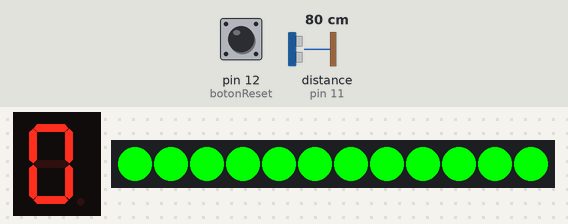
Bench run of a sketch on a simulated Arduino Uno, built with avr-gcc and run on an emulated ATmega328P. Parts: 1-digit seven-segment display, 12 RGB LEDs in strip order, left to right. Wiring (inferred from the names in the program): ultrasonic range finder: trigger pin 10; echo pin 11; 1-digit 7-segment display, segments lit when HIGH: segments pin 2, pin 3, pin 4, pin 5, pin 6, pin 7, pin 8. Inputs (shaded band) come from the test bench; at power-on: distance to the obstacle (sensor on pin 11) 80 cm, pin 12 (botonReset) HIGH. The echo pulse lasts 58.3 µs per cm; the segment pins are drawn as the display they are named for.

Above: at 1.2 s.
1.3 s: distance to the obstacle (sensor on pin 11) set to 9 cm
At 1.6 s:
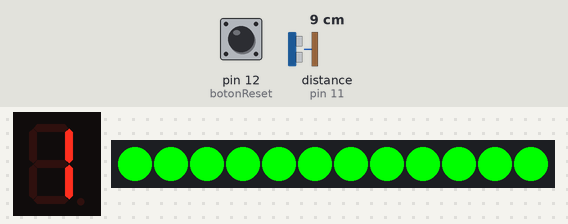
3.8 s: pin 12 (botonReset) pulled LOW for 1 s
At 6.3 s:
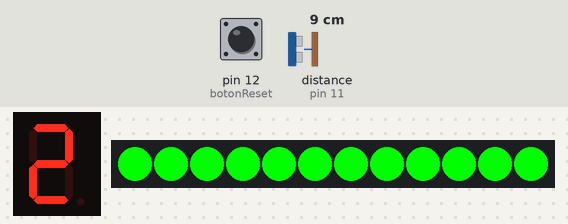
9.3 s: distance to the obstacle (sensor on pin 11) set to 9 cm
12.3 s: distance to the obstacle (sensor on pin 11) set to 5 cm
13.8 s: distance to the obstacle (sensor on pin 11) set to 9 cm
At 15.5 s:
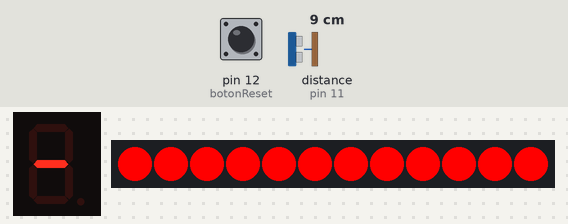
Timing chart, 0 to 17.0 s (numbered marks = the images above; inputs shaded):
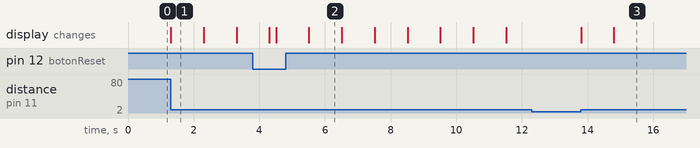

The sketch:

Practica_2.Bim3.ino
```cpp
/*
   Fundacion Kinal
   Centro educativo tecnico laboral Kinal
   Quinto perito
   Quinto electronica
   Codigo Tecnico:  EB5AV
   Curso: Taller de electronica digital y reparacion de computadoras I
   Proyecto: Contador de aforo.
   Dev: Alumno. Manfredo Guillermo Vásquez Gómez
   Fecha:  6 de julio.
*/

#include <Adafruit_NeoPixel.h>

enum Colores {
  verde,
  rojo
};

int Cantidad_leds = 12;   // Cantidad de leds en la rueda
int NEO = 9;              // pin conectado al Arduino
Adafruit_NeoPixel pixels(Cantidad_leds, NEO, NEO_GRB + NEO_KHZ800);

// Variables para controlar el sensor ultrasonico
int TRIG = 10;
int ECHO = 11;
int DURACION;
int DISTANCIA;

// Control del Display
int A = 2;
int B = 3;
int C = 4;
int D = 5;
int E = 6;
int F = 7;
int G = 8;
const int Pin = 7;
const int Segmentos[Pin] = {A, B, C, D, E, F, G};
const int num[10][7] = {
  {1,1,1,1,1,1,0}, // 0
  {0,1,1,0,0,0,0}, // 1
  {1,1,0,1,1,0,1}, // 2
  {1,1,1,1,0,0,1}, // 3
  {0,1,1,0,0,1,1}, // 4
  {1,0,1,1,0,1,1}, // 5
  {0,0,1,1,1,1,1}, // 6
  {1,1,1,0,0,0,0}, // 7
  {1,1,1,1,1,1,1}, // 8
  {1,1,1,0,0,1,1}  // 9
};

int contador = 0; // Contador de personas
const int botonReset = 12; // Pin del botón de reinicio

void printColor(int color);

void setup() {
  Serial.begin(9600);
  pinMode(TRIG, OUTPUT);
  pinMode(ECHO, INPUT);
  pinMode(botonReset, INPUT_PULLUP); // Configurar botón de reinicio con resistencia interna

  for (int i = 0; i < Pin; i++) {
    pinMode(Segmentos[i], OUTPUT);
    digitalWrite(Segmentos[i], LOW);
  }

  pixels.begin();
  mostrarNumero(contador);
  printColor(verde); // Inicializar en verde
}

void loop() {
  DISTANCIA = medirDistancia();

  if (DISTANCIA >= 6 && DISTANCIA <= 10) {
    if (contador < 9) {
      contador++;
      mostrarNumero(contador);
      printColor(verde); // Mantener en verde al incrementar
    } else {
      contador = 9; // Mantener el contador en 9
      mostrarNumero(contador);
      printColor(rojo); // Encender en rojo al alcanzar el máximo
      mostrarSoloG();
    }
    delay(1000); // Evitar múltiples incrementos por la misma persona
  }

  // Comprobar el estado del botón de reinicio
  if (digitalRead(botonReset) == LOW) {
    contador = 0; // Reiniciar contador a 0
    mostrarNumero(contador);
    printColor(verde); // Encender en verde al reiniciar
    delay(200); // Evitar múltiples reinicios por un solo pulso del botón
  }
}

int medirDistancia() {
  digitalWrite(TRIG, LOW);
  delayMicroseconds(2);
  digitalWrite(TRIG, HIGH);
  delayMicroseconds(10);
  digitalWrite(TRIG, LOW);

  DURACION = pulseIn(ECHO, HIGH);
  DISTANCIA = DURACION * 0.034 / 2;
  return DISTANCIA;
}

void mostrarNumero(int numero) {
  for (int i = 0; i < Pin; i++) {
    digitalWrite(Segmentos[i], num[numero][i]);
  }
}

void mostrarSoloG() {
  for (int i = 0; i < Pin; i++) {
    digitalWrite(Segmentos[i], LOW);
  }
  digitalWrite(G, HIGH);
}

void printColor(int color) {
  for (int i = 0; i < Cantidad_leds; i++) {
    if (color == verde) {
      pixels.setPixelColor(i, pixels.Color(0, 255, 0)); // Verde
    } else if (color == rojo) {
      pixels.setPixelColor(i, pixels.Color(255, 0, 0)); // Rojo
    }
  }
  pixels.show();
}
```

Measured:
- after the input at 1.3 s, the display: changes at once (image 1)
- after the input at 12.3 s, every drawn part: stays the same
- after the input at 13.8 s, the display: first changes at once (image 3 shows a later state)
- what the display in image 1 shows lasts 1.0 s, from 1.3 s to 2.3 s
